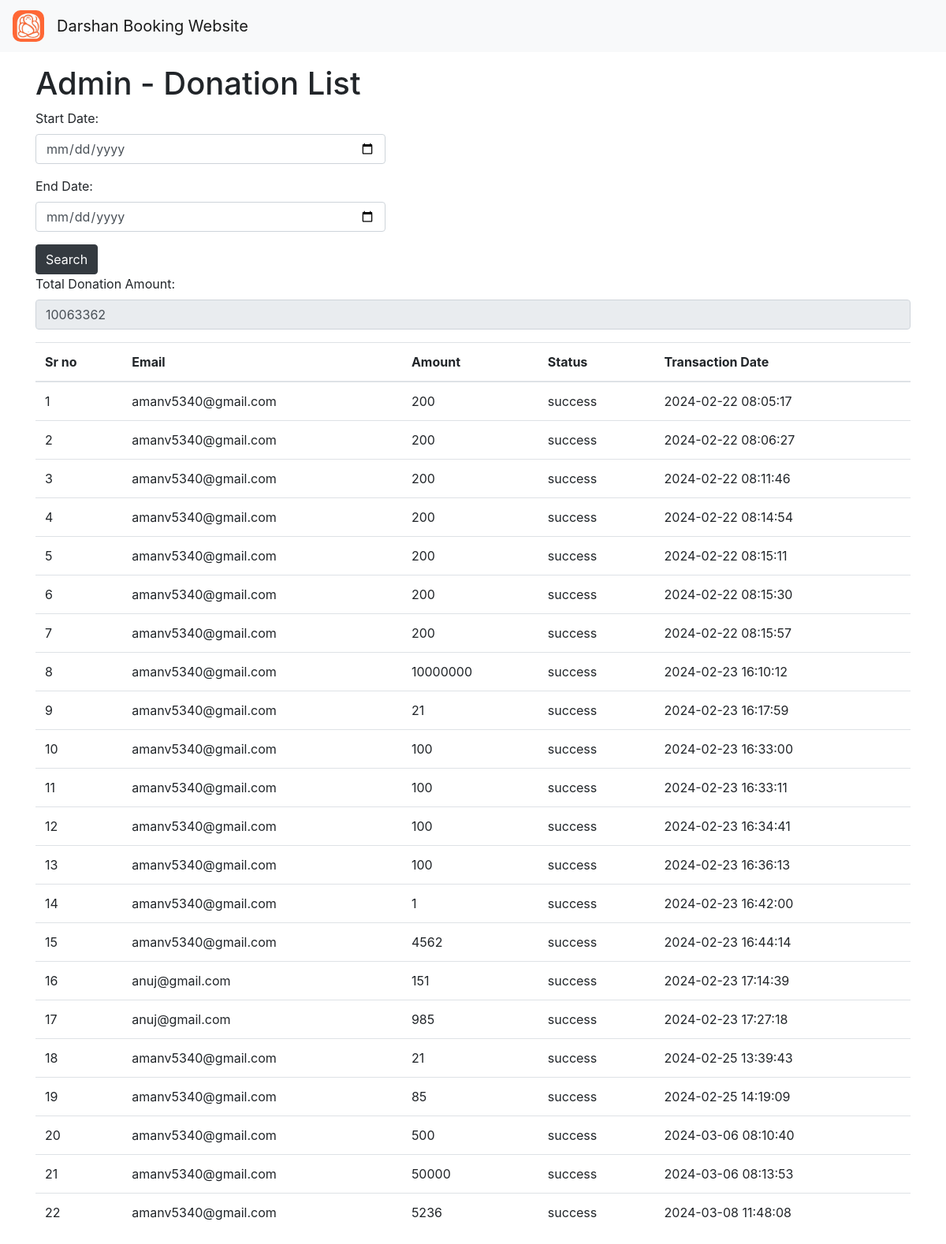
The app's page /admin_donation.php (signed in) with its own data.
### tables this page shows
CREATE TABLE `donation` (
  `id` int(25) NOT NULL,
  `email` varchar(255) NOT NULL,
  `amount` int(255) NOT NULL,
  `status` varchar(250) NOT NULL,
  `transcation_date` varchar(250) NOT NULL
);

### admin_donation.php (the view, shortened to what this page needs)
<?php
require_once "connect.php";
$start_date = "";
$end_date = "";
if(isset($_POST['start_date']) && isset($_POST['end_date'])){
    $start_date = $_POST['start_date'];
    $end_date = $_POST['end_date'];
    $query = "SELECT * FROM donation WHERE transcation_date BETWEEN '$start_date' AND '$end_date'";
} else {
    $query = "SELECT * FROM donation";
}
$result = mysqli_query($conn, $query);
$totalAmount = 0;
while ($row = mysqli_fetch_assoc($result)) {
    $totalAmount += $row['amount'];
}
?>
<!DOCTYPE html>
<html lang="en">
<head>
    <link href="https://cdn.jsdelivr.net/npm/bootstrap@4.6.2/dist/css/bootstrap.min.css" rel="stylesheet">
</head>
<body>
<nav class="navbar navbar-expand-lg navbar-light bg-light">
        <a class="navbar-brand" href="admin_side_page.php">
          <img src="img/logo1.jpg" style="border-radius: 10px;" width="40" height="40"  alt="logo">
        </a>
      <a class="navbar-brand" href="admin_side_page.php">Darshan Booking Website</a>
    </nav>
<div class="container my-3">
    <h1>Admin - Donation List</h1>
    <form method="post">
        <div class="form-group">
            <label for="start_date">Start Date:</label>
            <input type="date" class="form-control " style="width:40%; " id="start_date" name="start_date" value="<?php echo $start_date; ?>">
        </div>
        <div class="form-group">
            <label for="end_date">End Date:</label>
            <input type="date" class="form-control"  style="width:40%; " id="end_date" name="end_date" value="<?php echo $end_date; ?>">
        </div>
        <button type="submit" class="btn btn-dark">Search</button>
    </form>
    <div class="mb-3">
        <label for="totalAmount">Total Donation Amount:</label>
        <input type="text" class="form-control" id="totalAmount" value="<?php echo $totalAmount; ?>" readonly>
    </div>
    <table class="table">
        <thead>
            <tr>
                <th>Sr no</th>
                <th>Email</th>
                <th>Amount</th>
                <th>Status</th>
                <th>Transaction Date</th>
            </tr>
        </thead>
        <tbody>
            <?php
            mysqli_data_seek($result, 0);
            $count = 1;
            while ($row = mysqli_fetch_assoc($result)) {
                echo "<tr>";
                echo "<td>{$count}</td>";
                echo "<td>{$row['email']}</td>";
                echo "<td>{$row['amount']}</td>";
                echo "<td>{$row['status']}</td>";
                echo "<td>{$row['transcation_date']}</td>";
                echo "</tr>";
                $count++;
            }
            ?>
        </tbody>
    </table>
</div>
</body>
</html>

### records on screen
donation: email "amanv5340@gmail.com", amount "200", status "success", transcation_date "2024-02-22 08:05:17"
donation: email "amanv5340@gmail.com", amount "200", status "success", transcation_date "2024-02-22 08:06:27"
donation: email "amanv5340@gmail.com", amount "200", status "success", transcation_date "2024-02-22 08:11:46"
donation: email "amanv5340@gmail.com", amount "200", status "success", transcation_date "2024-02-22 08:14:54"
donation: email "amanv5340@gmail.com", amount "200", status "success", transcation_date "2024-02-22 08:15:11"
donation: email "amanv5340@gmail.com", amount "200", status "success", transcation_date "2024-02-22 08:15:30"
donation: email "amanv5340@gmail.com", amount "200", status "success", transcation_date "2024-02-22 08:15:57"
donation: email "amanv5340@gmail.com", amount "10000000", status "success", transcation_date "2024-02-23 16:10:12"
donation: email "amanv5340@gmail.com", amount "21", status "success", transcation_date "2024-02-23 16:17:59"
donation: email "amanv5340@gmail.com", amount "100", status "success", transcation_date "2024-02-23 16:33:00"
donation: email "amanv5340@gmail.com", amount "100", status "success", transcation_date "2024-02-23 16:33:11"
donation: email "amanv5340@gmail.com", amount "100", status "success", transcation_date "2024-02-23 16:34:41"
donation: email "amanv5340@gmail.com", amount "100", status "success", transcation_date "2024-02-23 16:36:13"
donation: email "amanv5340@gmail.com", amount "1", status "success", transcation_date "2024-02-23 16:42:00"
donation: email "amanv5340@gmail.com", amount "4562", status "success", transcation_date "2024-02-23 16:44:14"
donation: email "anuj@gmail.com", amount "151", status "success", transcation_date "2024-02-23 17:14:39"
donation: email "anuj@gmail.com", amount "985", status "success", transcation_date "2024-02-23 17:27:18"
donation: email "amanv5340@gmail.com", amount "21", status "success", transcation_date "2024-02-25 13:39:43"
donation: email "amanv5340@gmail.com", amount "85", status "success", transcation_date "2024-02-25 14:19:09"
donation: email "amanv5340@gmail.com", amount "500", status "success", transcation_date "2024-03-06 08:10:40"
donation: email "amanv5340@gmail.com", amount "50000", status "success", transcation_date "2024-03-06 08:13:53"
donation: email "amanv5340@gmail.com", amount "5236", status "success", transcation_date "2024-03-08 11:48:08"
